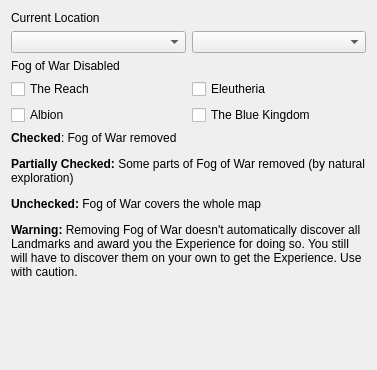
      <widget class="QWidget" name="tab">
       <attribute name="title">
        <string>Map</string>
       </attribute>
       <layout class="QGridLayout" name="gridLayout">
        <item row="0" column="0">
         <layout class="QVBoxLayout" name="verticalLayout_2">
          <item>
           <widget class="QLabel" name="label_26">
            <property name="text">
             <string>Current Location</string>
            </property>
           </widget>
          </item>
          <item>
           <layout class="QHBoxLayout" name="horizontalLayout_4">
            <item>
             <widget class="QComboBox" name="comboBox_Region"/>
            </item>
            <item>
             <widget class="QComboBox" name="comboBox_Port"/>
            </item>
           </layout>
          </item>
          <item>
           <widget class="QLabel" name="label_27">
            <property name="text">
             <string>Fog of War Disabled</string>
            </property>
           </widget>
          </item>
          <item>
           <layout class="QGridLayout" name="gridLayout_3">
            <item row="1" column="0">
             <widget class="QCheckBox" name="checkBox_FoW_Albion">
              <property name="text">
               <string>Albion</string>
              </property>
             </widget>
            </item>
            <item row="0" column="0">
             <widget class="QCheckBox" name="checkBox_FoW_Reach">
              <property name="text">
               <string>The Reach</string>
              </property>
             </widget>
            </item>
            <item row="0" column="1">
             <widget class="QCheckBox" name="checkBox_FoW_Eleutheria">
              <property name="text">
               <string>Eleutheria</string>
              </property>
             </widget>
            </item>
            <item row="1" column="1">
             <widget class="QCheckBox" name="checkBox_FoW_BlueKingdom">
              <property name="text">
               <string>The Blue Kingdom</string>
              </property>
             </widget>
            </item>
           </layout>
          </item>
          <item>
           <widget class="QLabel" name="label_28">
            <property name="text">
             <string>&lt;html&gt;&lt;head/&gt;&lt;body&gt;&lt;p&gt;&lt;span style=&quot; font-weight:600;&quot;&gt;Checked&lt;/span&gt;: Fog of War removed&lt;/p&gt;&lt;p&gt;&lt;span style=&quot; font-weight:600;&quot;&gt;Partially Checked: &lt;/span&gt;Some parts of Fog of War removed (by natural exploration) &lt;/p&gt;&lt;p&gt;&lt;span style=&quot; font-weight:600;&quot;&gt;Unchecked: &lt;/span&gt;Fog of War covers the whole map&lt;/p&gt;&lt;p&gt;&lt;span style=&quot; font-weight:600;&quot;&gt;Warning:&lt;/span&gt; Removing Fog of War doesn't automatically discover all Landmarks and award you the Experience for doing so. You still will have to discover them on your own to get the Experience. Use with caution.&lt;/p&gt;&lt;p&gt;&lt;br/&gt;&lt;/p&gt;&lt;/body&gt;&lt;/html&gt;</string>
            </property>
            <property name="wordWrap">
             <bool>true</bool>
            </property>
           </widget>
          </item>
          <item>
           <spacer name="verticalSpacer">
            <property name="orientation">
             <enum>Qt::Vertical</enum>
            </property>
            <property name="sizeHint" stdset="0">
             <size>
              <width>20</width>
              <height>40</height>
             </size>
            </property>
           </spacer>
          </item>
         </layout>
        </item>
       </layout>
      </widget>
